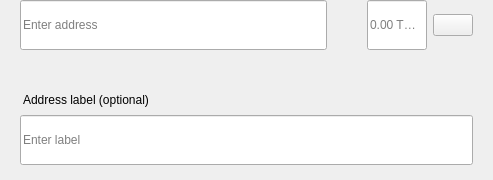
<?xml version="1.0" encoding="UTF-8"?>
<ui version="4.0">
 <class>SendMultiRow</class>
 <widget class="QWidget" name="SendMultiRow">
  <property name="geometry">
   <rect>
    <x>0</x>
    <y>0</y>
    <width>493</width>
    <height>180</height>
   </rect>
  </property>
  <property name="minimumSize">
   <size>
    <width>0</width>
    <height>0</height>
   </size>
  </property>
  <property name="maximumSize">
   <size>
    <width>16777215</width>
    <height>16777215</height>
   </size>
  </property>
  <property name="windowTitle">
   <string>Form</string>
  </property>
  <layout class="QVBoxLayout" name="verticalLayout_3">
   <property name="spacing">
    <number>0</number>
   </property>
   <property name="leftMargin">
    <number>0</number>
   </property>
   <property name="topMargin">
    <number>0</number>
   </property>
   <property name="rightMargin">
    <number>20</number>
   </property>
   <property name="bottomMargin">
    <number>5</number>
   </property>
   <item alignment="Qt::AlignTop">
    <widget class="QWidget" name="widget" native="true">
     <property name="sizePolicy">
      <sizepolicy hsizetype="Expanding" vsizetype="Maximum">
       <horstretch>0</horstretch>
       <verstretch>0</verstretch>
      </sizepolicy>
     </property>
     <property name="minimumSize">
      <size>
       <width>0</width>
       <height>60</height>
      </size>
     </property>
     <property name="maximumSize">
      <size>
       <width>16777215</width>
       <height>85</height>
      </size>
     </property>
     <layout class="QHBoxLayout" name="horizontalLayout" stretch="6,0,2">
      <property name="spacing">
       <number>0</number>
      </property>
      <property name="leftMargin">
       <number>8</number>
      </property>
      <property name="topMargin">
       <number>0</number>
      </property>
      <property name="rightMargin">
       <number>0</number>
      </property>
      <property name="bottomMargin">
       <number>0</number>
      </property>
      <item alignment="Qt::AlignTop">
       <widget class="QStackedWidget" name="stackedAddress">
        <property name="minimumSize">
         <size>
          <width>0</width>
          <height>50</height>
         </size>
        </property>
        <property name="maximumSize">
         <size>
          <width>16777215</width>
          <height>50</height>
         </size>
        </property>
        <widget class="QWidget" name="page_4">
         <property name="sizePolicy">
          <sizepolicy hsizetype="Expanding" vsizetype="Preferred">
           <horstretch>0</horstretch>
           <verstretch>0</verstretch>
          </sizepolicy>
         </property>
         <property name="minimumSize">
          <size>
           <width>0</width>
           <height>50</height>
          </size>
         </property>
         <property name="maximumSize">
          <size>
           <width>16777215</width>
           <height>55</height>
          </size>
         </property>
         <layout class="QVBoxLayout" name="verticalLayout_7">
          <property name="spacing">
           <number>0</number>
          </property>
          <property name="leftMargin">
           <number>12</number>
          </property>
          <property name="topMargin">
           <number>0</number>
          </property>
          <property name="rightMargin">
           <number>0</number>
          </property>
          <property name="bottomMargin">
           <number>0</number>
          </property>
          <item>
           <widget class="QLineEdit" name="lineEditAddress">
            <property name="minimumSize">
             <size>
              <width>0</width>
              <height>50</height>
             </size>
            </property>
            <property name="maximumSize">
             <size>
              <width>16777215</width>
              <height>50</height>
             </size>
            </property>
            <property name="placeholderText">
             <string>Enter address</string>
            </property>
           </widget>
          </item>
         </layout>
        </widget>
        <widget class="QWidget" name="page_3"/>
       </widget>
      </item>
      <item>
       <spacer name="horizontalSpacer_3">
        <property name="orientation">
         <enum>Qt::Horizontal</enum>
        </property>
        <property name="sizeType">
         <enum>QSizePolicy::Fixed</enum>
        </property>
        <property name="sizeHint" stdset="0">
         <size>
          <width>40</width>
          <height>20</height>
         </size>
        </property>
       </spacer>
      </item>
      <item>
       <layout class="QHBoxLayout" name="horizontalLayout_2">
        <property name="spacing">
         <number>6</number>
        </property>
        <item alignment="Qt::AlignTop">
         <widget class="QLineEdit" name="lineEditAmount">
          <property name="sizePolicy">
           <sizepolicy hsizetype="Expanding" vsizetype="Preferred">
            <horstretch>0</horstretch>
            <verstretch>0</verstretch>
           </sizepolicy>
          </property>
          <property name="minimumSize">
           <size>
            <width>0</width>
            <height>50</height>
           </size>
          </property>
          <property name="maximumSize">
           <size>
            <width>16777215</width>
            <height>50</height>
           </size>
          </property>
          <property name="maxLength">
           <number>17</number>
          </property>
          <property name="alignment">
           <set>Qt::AlignLeading|Qt::AlignLeft|Qt::AlignVCenter</set>
          </property>
          <property name="placeholderText">
           <string notr="true">0.00 TUTL</string>
          </property>
         </widget>
        </item>
        <item>
         <layout class="QVBoxLayout" name="verticalLayout">
          <property name="topMargin">
           <number>14</number>
          </property>
          <property name="bottomMargin">
           <number>0</number>
          </property>
          <item alignment="Qt::AlignTop">
           <widget class="QPushButton" name="btnMenu">
            <property name="minimumSize">
             <size>
              <width>0</width>
              <height>0</height>
             </size>
            </property>
            <property name="maximumSize">
             <size>
              <width>16777215</width>
              <height>16777215</height>
             </size>
            </property>
            <property name="focusPolicy">
             <enum>Qt::NoFocus</enum>
            </property>
            <property name="text">
             <string/>
            </property>
           </widget>
          </item>
         </layout>
        </item>
       </layout>
      </item>
     </layout>
    </widget>
   </item>
   <item>
    <widget class="QWidget" name="layoutLabel" native="true">
     <property name="minimumSize">
      <size>
       <width>0</width>
       <height>0</height>
      </size>
     </property>
     <property name="maximumSize">
      <size>
       <width>16777215</width>
       <height>16777215</height>
      </size>
     </property>
     <layout class="QVBoxLayout" name="verticalLayout_9">
      <property name="spacing">
       <number>6</number>
      </property>
      <property name="leftMargin">
       <number>20</number>
      </property>
      <property name="topMargin">
       <number>0</number>
      </property>
      <property name="rightMargin">
       <number>0</number>
      </property>
      <property name="bottomMargin">
       <number>10</number>
      </property>
      <item>
       <spacer name="verticalSpacer">
        <property name="orientation">
         <enum>Qt::Vertical</enum>
        </property>
        <property name="sizeType">
         <enum>QSizePolicy::Fixed</enum>
        </property>
        <property name="sizeHint" stdset="0">
         <size>
          <width>20</width>
          <height>20</height>
         </size>
        </property>
       </spacer>
      </item>
      <item>
       <widget class="QLabel" name="labelSubtitleDescription">
        <property name="styleSheet">
         <string notr="true">margin-bottom:2px;
margin-left:0.05px;
padding:0px;</string>
        </property>
        <property name="text">
         <string>Address label (optional)</string>
        </property>
       </widget>
      </item>
      <item>
       <widget class="QLineEdit" name="lineEditDescription">
        <property name="minimumSize">
         <size>
          <width>0</width>
          <height>50</height>
         </size>
        </property>
        <property name="maximumSize">
         <size>
          <width>16777215</width>
          <height>50</height>
         </size>
        </property>
        <property name="placeholderText">
         <string>Enter label</string>
        </property>
       </widget>
      </item>
     </layout>
    </widget>
   </item>
  </layout>
 </widget>
 <resources/>
 <connections/>
</ui>
